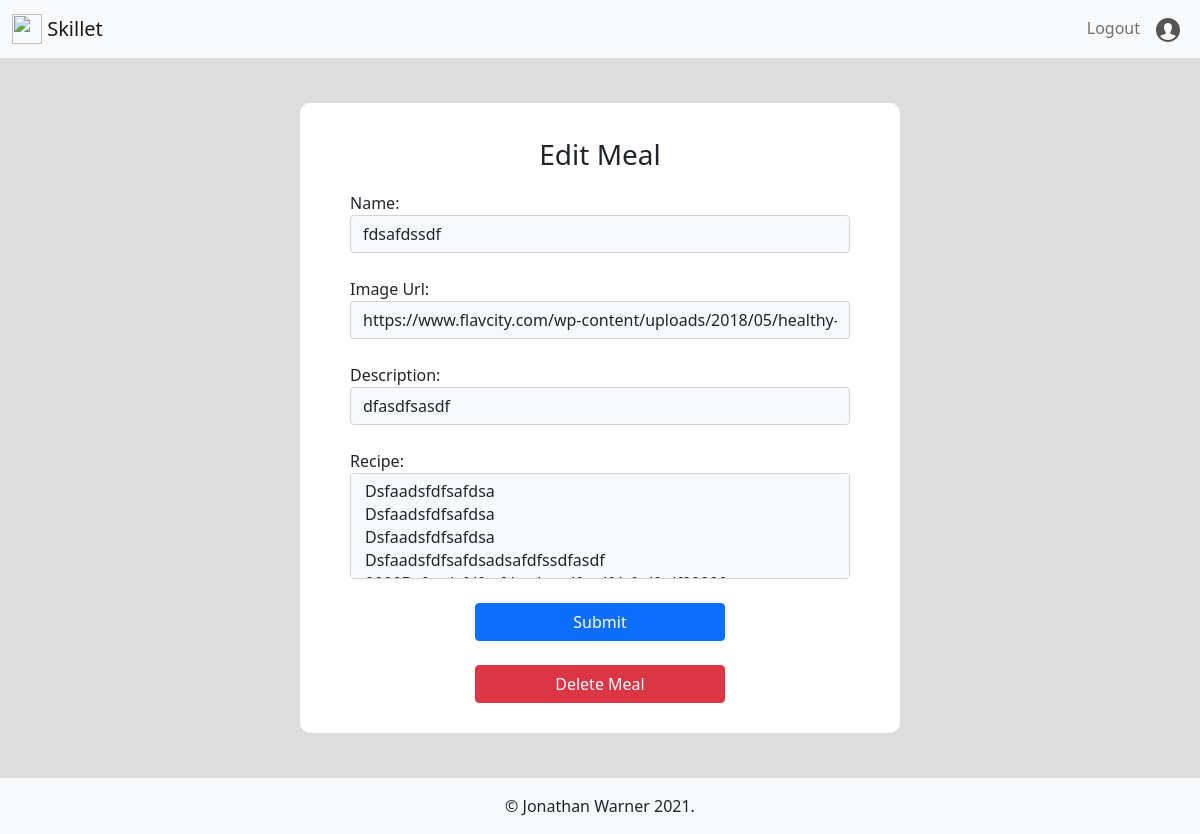
Page /edit_meal/1 (signed in) on the earlier database version.
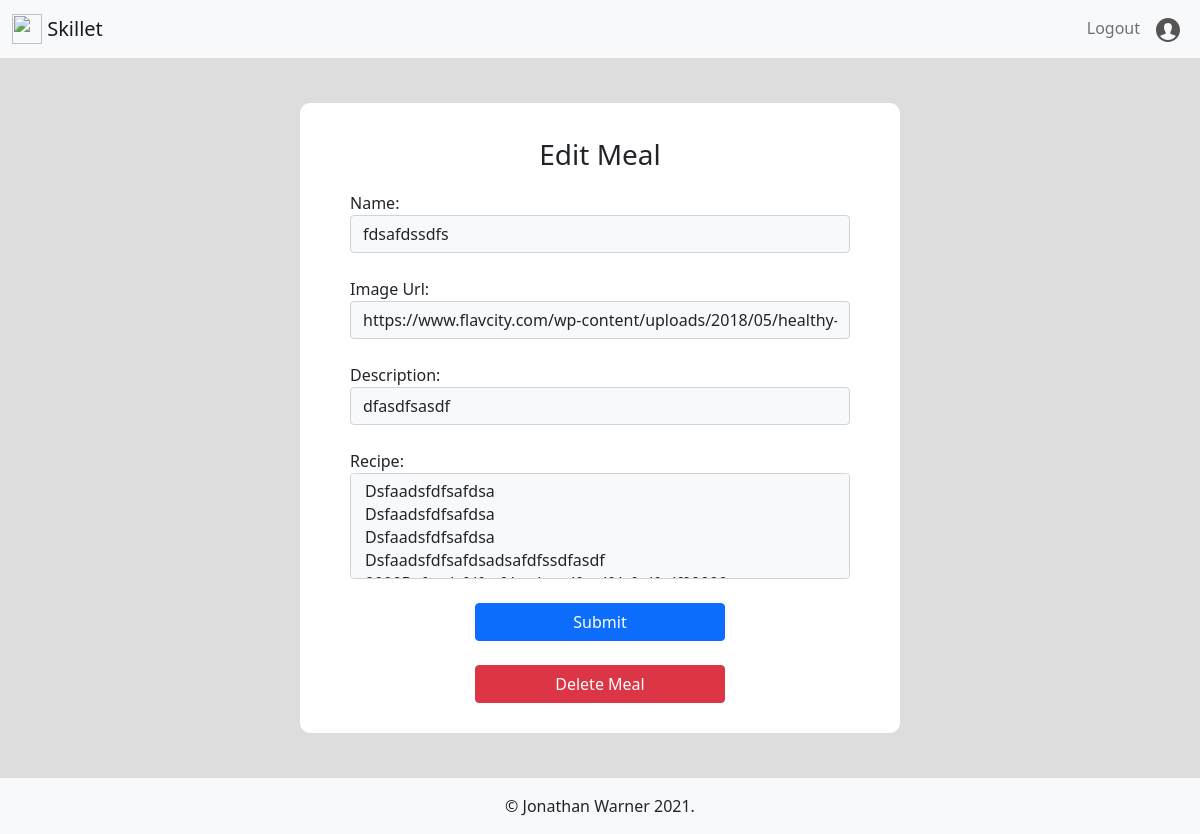
Same page on the later database version.
### skillet/models.py (models this page shows)
class Meal(db.Model):
    __tablename__ = 'meal'
    id = db.Column(db.Integer, primary_key=True)
    name = db.Column(db.String(80), nullable=False)
    description = db.Column(db.String(100), nullable=True)
    date_prepared = db.Column(db.DateTime, nullable=False)
    img_url = db.Column(db.String(150), nullable=False)
    created_by_id = db.Column(db.Integer, db.ForeignKey('user.id'))
    recipes = db.relationship(
        'Recipe', secondary="meal_recipes", back_populates='meals')

### skillet/post/routes.py (the view, shortened to what this page needs)
@post.route('/edit_meal/<id>', methods=["GET", "POST"])
@login_required
def edit_meal(id):
    meal = Meal.query.get(id)
    form = MealForm(obj=meal)
    print(form.errors)
    return render_template('edit_meal.html', form=form, meal=meal)

### skillet/post/forms.py
class MealForm(FlaskForm):
    name = StringField('Name', validators=[Length(min=3, max=50)])
    img_url = StringField('Image Url', validators=[DataRequired(), URL()])
    description = StringField('Description', validators=[DataRequired()])
    recipes = QuerySelectMultipleField(
        'Recipe', query_factory=lambda: Recipe.query)
    submit = SubmitField('Submit')

### skillet/__init__.py (called while the page is built)
@login_manager.user_loader
def load_user(id):
    return User.query.get(id)

### skillet/models.py (called while the page is built)
    def __repr__(self):
        return self.name.title()

### skillet/templates/edit_meal.html (shortened to what this page needs)
{% extends 'base.html' %}
{% block content %}
<section class="form-section">
    <div class="form-container col-10 col-md-8 col-lg-6">
        <p class="fs-3 text-center">Edit Meal</p>
        <form action="{{url_for('post.edit_meal', id=meal.id)}}" method="POST">
            <fieldset>
                {% for field in form %}
                {% if field != form.csrf_token and field != form.submit%}
                {{field.label}}:
                {{field(class_="form-control mb-4 bg-light")}}
                {% endif %}
                {% endfor %}
                {{form.submit(class_="btn btn-primary col-6 offset-3")}}
                <a href="/delete_meal/{{meal.id}}">
                    <div class="btn btn-danger col-6 offset-3 mt-4"> Delete Meal </div>
                </a>
            </fieldset>
        </form>
    </div>
</section>
{% endblock content %}

Differences in the rows shown:
changed Meal "dfasdfsasdf": name "fdsafdssdf" → "fdsafdssdfs"
